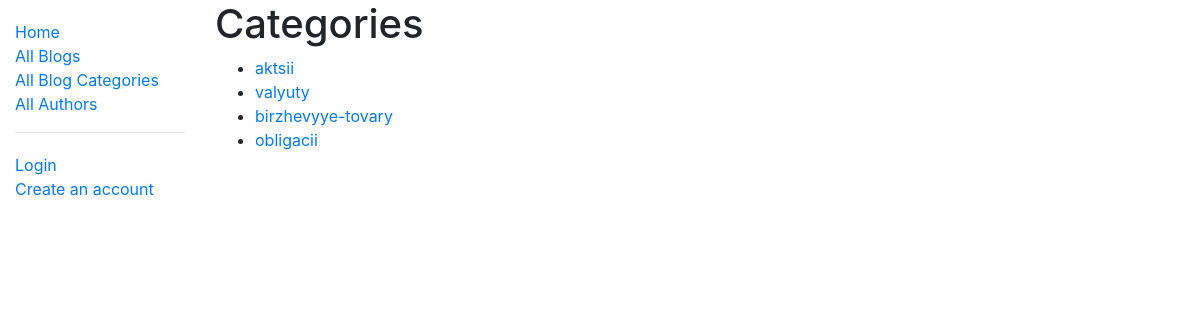
Screenshot of /blog/categories/ with the database file from the repository.
### blog/models.py (models this page shows, shortened)
class BlogCategory(models.Model):
    name = models.CharField(max_length=200, help_text='Category of a Blog', unique=True)
    class Meta:
        verbose_name = 'Blog category'
        verbose_name_plural = 'Blog categories'
    def get_absolute_url(self):
        return reverse('blog:blogs_of_category', args=[str(self.id)])

### blog/views.py (the view)
# urls.py: path('categories/', views.CategoriesListView.as_view(), name='categories'),
class CategoriesListView(ListView):
    model = BlogCategory

### blog/templates/blog/blogcategory_list.html
{% extends "blog/base_generic.html" %}
{% block content %}
   <h1>Categories</h1>
  {% if blogcategory_list %}
    <ul>
    {% for blogcat in blogcategory_list %}
      <li>
        <a href="{{ blogcat.get_absolute_url }}">{{ blogcat.name }}</a>
      </li>
    {% endfor %}
    </ul>
  {% else %}
    <p>There are no categories to show. Please go <a href="{% url 'blog:blogs' %}">here</a> to see all blogs uncategorized</p>
  {% endif %}
{% endblock %}

### rows the page displays
BlogCategory: name "aktsii"
BlogCategory: name "valyuty"
BlogCategory: name "birzhevyye-tovary"
BlogCategory: name "obligacii"
